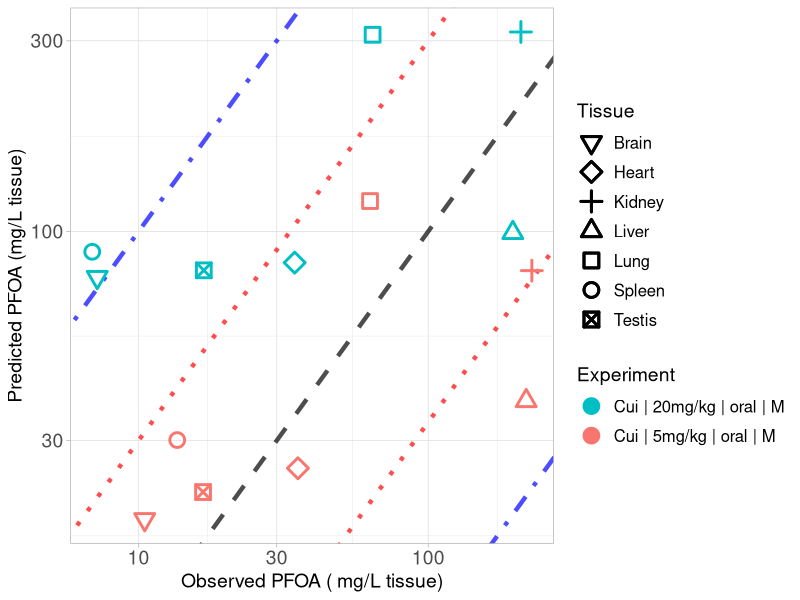

R code for this plot:
library(ggplot2)

#setwd("C:/Users/ptsir/Documents/GitHub/PFAS_PBK_models/PFOA inhalation Rat/Validation/Validation_results")
setwd("C:/Users/Ioannis/Documents/GitHub/PFAS_PBK_models/PFOA inhalation Rat/Validation/full_params_PT_excreta_restricted_Ka_58_no_papp")

# Load Results 
Cui_results <- read.csv("Cui_2008_results.csv", header = T)
Cui_low <- Cui_results[Cui_results$Dose == 5, ]
Cui_low$Experiment <- "Cui | 5mg/kg | oral | M"
Cui_high <- Cui_results[Cui_results$Dose == 20, ]
Cui_high$Experiment <- "Cui | 20mg/kg | oral | M"
# 
Tissue_markers <-  c(0:10,14)
names(Tissue_markers) <- c( "Lung",   "Spleen",  "Liver",   "Kidney", "Plasma", "Heart",
                            "Brain","Testis", "Stomach", "Intestines", "Carcass")

Experiment <- scales::hue_pal()(2)

names(Experiment) <- unique(c(Cui_low$Experiment, Cui_high$Experiment))



scatter_plot <- ggplot()+
  geom_abline(intercept = log10(1), slope = 1, linetype = "dashed", color = "black", linewidth = 1.5, alpha = 0.7) +  # Identity line in log10 scale
  geom_abline(intercept = log10(3), slope = 1, linetype = "dotted", color = "red", linewidth = 1.5, alpha = 0.7) +  # +3-fold error line
  geom_abline(intercept = log10(1/3), slope = 1, linetype = "dotted", color = "red", linewidth = 1.5, alpha = 0.7) +  # -3-fold error line
  geom_abline(intercept = log10(10), slope = 1, linetype = "dotdash", color = "blue", linewidth = 1.5, alpha = 0.7) +  # +10-fold error line
  geom_abline(intercept = log10(1/10), slope = 1, linetype = "dotdash", color = "blue", linewidth = 1.5, alpha = 0.7) +  # -10-fold error line
  geom_point(data = Cui_low, aes(x=Observed, y=Predicted, color = Experiment, shape = Tissue), size=4, stroke = 1.5)+
  geom_point(data = Cui_high, aes(x=Observed, y=Predicted, color = Experiment, shape = Tissue), size=4, stroke = 1.5)+
  scale_y_log10()+
  scale_x_log10()+
  scale_color_manual(values = Experiment)+
  theme(legend.spacing.y = unit(1, 'cm')) +
  guides(fill = guide_legend(byrow = TRUE))+
  scale_shape_manual(values = Tissue_markers)+
  theme_light()+
  labs(y = "Predicted PFOA (mg/L tissue)",
       x = "Observed PFOA ( mg/L tissue)")+
  theme(plot.title = element_text(hjust = 0.5),
        legend.key.size = unit(0.75, 'cm'),  
        legend.title = element_text(size=14),
        legend.text = element_text(size=12,  hjust = 0),
        axis.text = element_text(size = 14),
        axis.title = element_text(size = 14),
        )

#print(scatter_plot)

ggsave("validation_plot_PFOA_tissues.png", scatter_plot, width = 11, height = 7, units = "in", dpi = 300)
